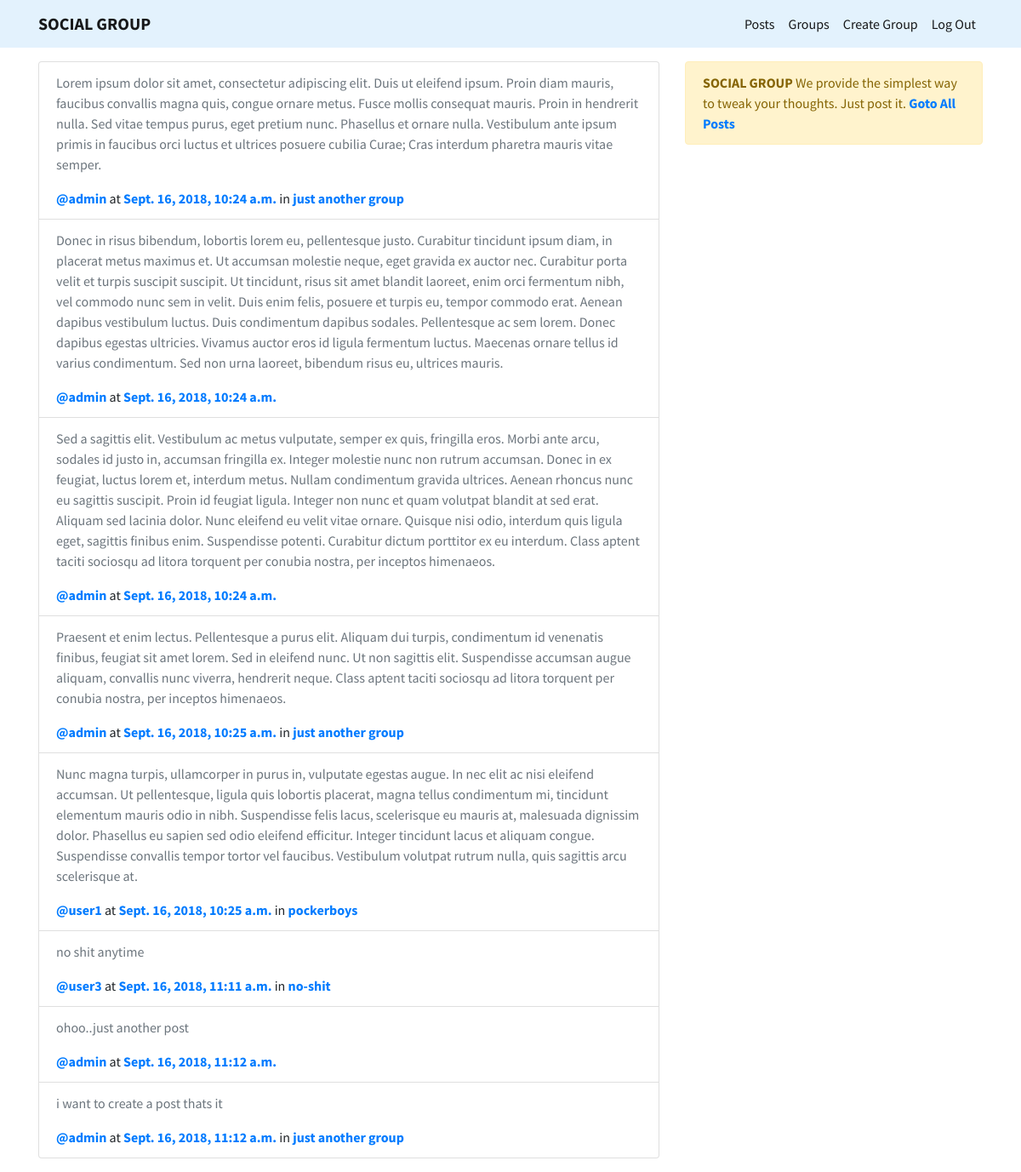
/posts/all/ (signed in), run on the app's committed database.
### posts/models.py (models this page shows, shortened)
class Post(models.Model):
    user = models.ForeignKey(
        User, on_delete=models.CASCADE, related_name='user', default=current_user)
    created_at = models.DateTimeField(auto_now=True)
    message = models.TextField()
    group = models.ForeignKey(
        Group, on_delete=models.CASCADE, null=True, blank=True, related_name='posts')

### groups/models.py (models this page shows, shortened)
class Group(models.Model):
    name = models.CharField(max_length=50)
    slug = models.SlugField(blank=True)
    description = models.TextField(blank=True, null=True)
    members = models.ManyToManyField(
        User, blank=True, related_name='members')
    def __str__(self):
        return self.name
    class Meta:
        ordering = ['-pk', ]

### posts/views.py (the view)
# urls.py: path('all/', views.PostListView.as_view(), name='list'),
class PostListView(ListView):
    model = Post

### posts/templates/posts/post_list.html
{% extends 'posts/posts_base.html' %}
{% block post_content %}
<div class="col-8">
    <ul class="list-group mb-3">
        {% for post in post_list %}
        <li class="list-group-item">
            <p class="text-muted">{{ post.message }}</p>
            <a href=""><b>@{{ post.user }}</b></a>
            at <a href=""><b> {{ post.created_at }}</b></a>
            {% if post.group %}
            in <a href=""><b> {{ post.group }}</b></a>
            {% endif %}
        </li>
        {% endfor %}
    </ul>
</div>
{% include 'message.html' %}
{% endblock post_content %}

### templates/base.html (style rules this page uses)
body { font-family: 'Source Sans Pro', sans-serif; }

### data on the page
Post: message "Lorem ipsum dolor sit amet, consectetur adipiscing elit. Duis ut eleifend ipsum. Proin diam mauris, faucibus convallis magna quis, congue ornare metus. Fusce mollis consequat mauris. Proin in hendrerit nulla. Sed vitae tempus purus, eget pretium nunc. Phasellus et ornare nulla. Vestibulum ante ipsum primis in faucibus orci luctus et ultrices posuere cubilia Curae; Cras interdum pharetra mauris vitae semper.", user "admin", created_at "Sept. 16, 2018, 10:24 a.m.", group "just another group"
Post: message "Donec in risus bibendum, lobortis lorem eu, pellentesque justo. Curabitur tincidunt ipsum diam, in placerat metus maximus et. Ut accumsan molestie neque, eget gravida ex auctor nec. Curabitur porta velit et turpis suscipit suscipit. Ut tincidunt, risus sit amet blandit laoreet, enim orci fermentum nibh, vel commodo nunc sem in velit. Duis enim felis, posuere et turpis eu, tempor commodo erat. Aenean dapibus vestibulum luctus. Duis condimentum dapibus sodales. Pellentesque ac sem lorem. Donec dapibus egestas ultricies. Vivamus auctor eros id ligula fermentum luctus. Maecenas ornare tellus id varius condimentum. Sed non urna laoreet, bibendum risus eu, ultrices mauris.", user "admin", created_at "Sept. 16, 2018, 10:24 a.m."
Post: message "Sed a sagittis elit. Vestibulum ac metus vulputate, semper ex quis, fringilla eros. Morbi ante arcu, sodales id justo in, accumsan fringilla ex. Integer molestie nunc non rutrum accumsan. Donec in ex feugiat, luctus lorem et, interdum metus. Nullam condimentum gravida ultrices. Aenean rhoncus nunc eu sagittis suscipit. Proin id feugiat ligula. Integer non nunc et quam volutpat blandit at sed erat. Aliquam sed lacinia dolor. Nunc eleifend eu velit vitae ornare. Quisque nisi odio, interdum quis ligula eget, sagittis finibus enim. Suspendisse potenti. Curabitur dictum porttitor ex eu interdum. Class aptent taciti sociosqu ad litora torquent per conubia nostra, per inceptos himenaeos.", user "admin", created_at "Sept. 16, 2018, 10:24 a.m."
Post: message "Praesent et enim lectus. Pellentesque a purus elit. Aliquam dui turpis, condimentum id venenatis finibus, feugiat sit amet lorem. Sed in eleifend nunc. Ut non sagittis elit. Suspendisse accumsan augue aliquam, convallis nunc viverra, hendrerit neque. Class aptent taciti sociosqu ad litora torquent per conubia nostra, per inceptos himenaeos.", user "admin", created_at "Sept. 16, 2018, 10:25 a.m.", group "just another group"
Post: message "Nunc magna turpis, ullamcorper in purus in, vulputate egestas augue. In nec elit ac nisi eleifend accumsan. Ut pellentesque, ligula quis lobortis placerat, magna tellus condimentum mi, tincidunt elementum mauris odio in nibh. Suspendisse felis lacus, scelerisque eu mauris at, malesuada dignissim dolor. Phasellus eu sapien sed odio eleifend efficitur. Integer tincidunt lacus et aliquam congue. Suspendisse convallis tempor tortor vel faucibus. Vestibulum volutpat rutrum nulla, quis sagittis arcu scelerisque at.", user "user1", created_at "Sept. 16, 2018, 10:25 a.m.", group "pockerboys"
Post: message "no shit anytime", user "user3", created_at "Sept. 16, 2018, 11:11 a.m.", group "no-shit"
Post: message "ohoo..just another post", user "admin", created_at "Sept. 16, 2018, 11:12 a.m."
Post: message "i want to create a post thats it", user "admin", created_at "Sept. 16, 2018, 11:12 a.m.", group "just another group"
